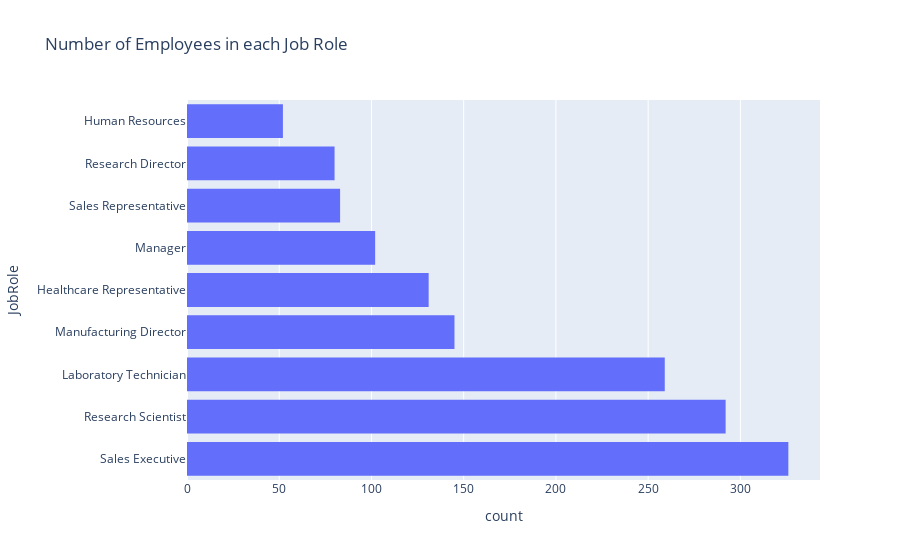

Notebook code cell kept with this figure:
### Code cell
# V. Working Environment:
# a) Number of Employees in each Job Role
fig = px.histogram(df, y='JobRole', title='Number of Employees in each Job Role')
fig.show()

### Figure 1 — Plotly figure (JSON) as saved in the notebook; plotly's stock layout.template omitted (floating-point values rounded to 4 significant figures; data arrays with more than 128 entries replaced by an {"elided": "..."} marker saying what was removed)
{"data": [{"alignmentgroup": "True", "bingroup": "y", "hovertemplate": "count=%{x}<br>JobRole=%{y}<extra></extra>", "legendgroup": "", "marker": {"color": "#636efa", "pattern": {"shape": ""}}, "name": "", "offsetgroup": "", "orientation": "h", "showlegend": false, "type": "histogram", "xaxis": "x", "y": {"elided": "1470 str values"}, "yaxis": "y"}], "layout": {"barmode": "relative", "legend": {"tracegroupgap": 0}, "title": {"text": "Number of Employees in each Job Role"}, "xaxis": {"anchor": "y", "domain": [0, 1], "title": {"text": "count"}}, "yaxis": {"anchor": "x", "domain": [0, 1], "title": {"text": "JobRole"}}}}
